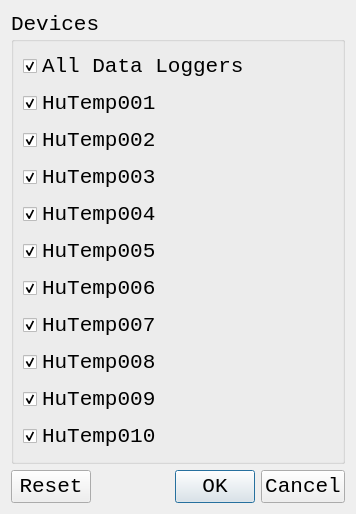
<?xml version="1.0" encoding="UTF-8"?>
<ui version="4.0">
 <class>DevicesDialogBox</class>
 <widget class="QDialog" name="DevicesDialogBox">
  <property name="geometry">
   <rect>
    <x>0</x>
    <y>0</y>
    <width>356</width>
    <height>425</height>
   </rect>
  </property>
  <property name="sizePolicy">
   <sizepolicy hsizetype="MinimumExpanding" vsizetype="MinimumExpanding">
    <horstretch>0</horstretch>
    <verstretch>0</verstretch>
   </sizepolicy>
  </property>
  <property name="font">
   <font>
    <family>Consolas</family>
    <pointsize>16</pointsize>
   </font>
  </property>
  <property name="windowTitle">
   <string>Dialog</string>
  </property>
  <layout class="QVBoxLayout" name="verticalLayout">
   <item>
    <widget class="QGroupBox" name="DevicesDialogBoxGroupBox">
     <property name="sizePolicy">
      <sizepolicy hsizetype="MinimumExpanding" vsizetype="MinimumExpanding">
       <horstretch>0</horstretch>
       <verstretch>0</verstretch>
      </sizepolicy>
     </property>
     <property name="title">
      <string>Devices</string>
     </property>
     <layout class="QVBoxLayout" name="verticalLayout_2">
      <item>
       <widget class="QCheckBox" name="DevicesDialogBoxAllDataLoggersCheckBox">
        <property name="text">
         <string>All Data Loggers</string>
        </property>
        <property name="checked">
         <bool>true</bool>
        </property>
       </widget>
      </item>
      <item>
       <widget class="QCheckBox" name="DevicesDialogBoxDataLogger1CheckBox">
        <property name="text">
         <string>HuTemp001</string>
        </property>
        <property name="checked">
         <bool>true</bool>
        </property>
       </widget>
      </item>
      <item>
       <widget class="QCheckBox" name="DevicesDialogBoxDataLogger2CheckBox">
        <property name="text">
         <string>HuTemp002</string>
        </property>
        <property name="checked">
         <bool>true</bool>
        </property>
       </widget>
      </item>
      <item>
       <widget class="QCheckBox" name="DevicesDialogBoxDataLogger3CheckBox">
        <property name="text">
         <string>HuTemp003</string>
        </property>
        <property name="checked">
         <bool>true</bool>
        </property>
       </widget>
      </item>
      <item>
       <widget class="QCheckBox" name="DevicesDialogBoxDataLogger4CheckBox">
        <property name="text">
         <string>HuTemp004</string>
        </property>
        <property name="checked">
         <bool>true</bool>
        </property>
       </widget>
      </item>
      <item>
       <widget class="QCheckBox" name="DevicesDialogBoxDataLogger5CheckBox">
        <property name="text">
         <string>HuTemp005</string>
        </property>
        <property name="checked">
         <bool>true</bool>
        </property>
       </widget>
      </item>
      <item>
       <widget class="QCheckBox" name="DevicesDialogBoxDataLogger6CheckBox">
        <property name="text">
         <string>HuTemp006</string>
        </property>
        <property name="checked">
         <bool>true</bool>
        </property>
       </widget>
      </item>
      <item>
       <widget class="QCheckBox" name="DevicesDialogBoxDataLogger7CheckBox">
        <property name="text">
         <string>HuTemp007</string>
        </property>
        <property name="checked">
         <bool>true</bool>
        </property>
       </widget>
      </item>
      <item>
       <widget class="QCheckBox" name="DevicesDialogBoxDataLogger8CheckBox">
        <property name="text">
         <string>HuTemp008</string>
        </property>
        <property name="checked">
         <bool>true</bool>
        </property>
       </widget>
      </item>
      <item>
       <widget class="QCheckBox" name="DevicesDialogBoxDataLogger9CheckBox">
        <property name="text">
         <string>HuTemp009</string>
        </property>
        <property name="checked">
         <bool>true</bool>
        </property>
       </widget>
      </item>
      <item>
       <widget class="QCheckBox" name="DevicesDialogBoxDataLogger10CheckBox">
        <property name="text">
         <string>HuTemp010</string>
        </property>
        <property name="checked">
         <bool>true</bool>
        </property>
       </widget>
      </item>
     </layout>
    </widget>
   </item>
   <item>
    <widget class="QDialogButtonBox" name="DevicesDialogBoxButtons">
     <property name="standardButtons">
      <set>QDialogButtonBox::Cancel|QDialogButtonBox::Ok|QDialogButtonBox::Reset</set>
     </property>
    </widget>
   </item>
  </layout>
 </widget>
 <resources/>
 <connections/>
</ui>
